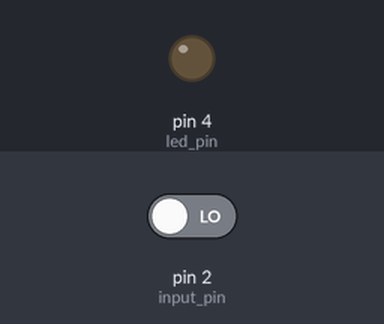
Recording of a sketch running on a simulated Arduino Uno, built with avr-gcc and run on an emulated ATmega328P. Parts: output pins drawn as LEDs (lit = HIGH). The test bench sets the inputs (shaded band); at power-on: pin 2 (input_pin) LOW.

Above: at 1.2 s.
1.3 s: pin 2 (input_pin) driven HIGH
At 2.6 s:
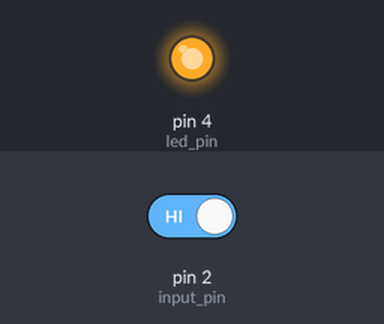
Timing chart, 0 to 4.3 s (numbered marks = the images above; inputs shaded):
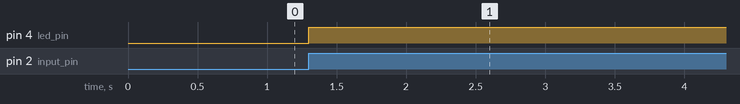

Measured:
- after the input at 1.3 s, pin 4 (led_pin): LOW → HIGH at once

The sketch:

switch.ino
```cpp
int input_pin = 2;
int state = 0;
int new_state = 0;
int led_pin = 4;
int on = 0;

void setup() {
  pinMode(4, OUTPUT);
  pinMode(input_pin, INPUT);
  state = digitalRead(input_pin);
}

void loop() {
  new_state = digitalRead(input_pin);
  // if button state change
  if (new_state != state){
    // if pressed
    if (new_state == 1)
    {
      // if led on, turn on, else turn off
      if (on){
        digitalWrite(led_pin,LOW);
        on = 0;
      }else{
        digitalWrite(led_pin,HIGH);
        on = 1;
      }

    }else{
    }
  }
  state = new_state;
}
```
